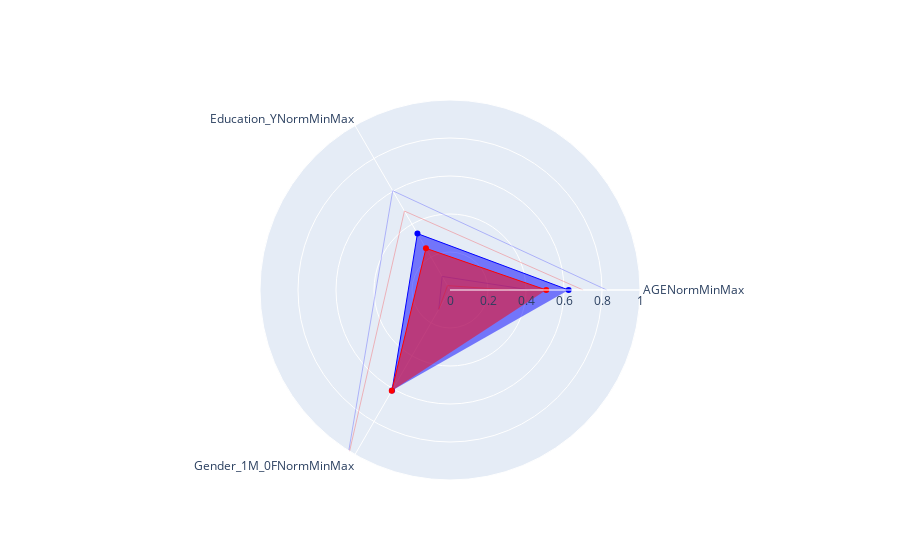

Notebook code cell kept with this figure:
### Code cell
fig = go.Figure()
moyDFT=DFT[var4CovNormMinMax].mean()#df_concat.loc[DFT.index,var4CorrNormMinMax].mean() #df_concat.loc[DFT.iloc[:,0],var4CorrNormZScore].mean()
stdDFT=DFT[var4CovNormMinMax].std()#df_concat.loc[DFT.index,var4CorrNormMinMax].std()
res1 = [x-y for x,y in zip(moyDFT,stdDFT)] 
res2 = [x+y for x,y in zip(moyDFT,stdDFT)] 

fig.add_trace(go.Scatterpolar(r=moyDFT,theta=var4CovNormMinMax,fill='toself',mode='lines+markers',name='DFT',line=dict(width=1, color='blue')))
fig.add_trace(go.Scatterpolar(r=res1,theta=var4CovNormMinMax,fill='none',mode='lines',showlegend=False,opacity=0.5,line=dict(width=0.5, color='blue')))
fig.add_trace(go.Scatterpolar(r=res2,theta=var4CovNormMinMax,fill='none',mode='lines',showlegend=False,opacity=0.5,line=dict(width=0.5, color='blue')))

moyTPP=TPP[var4CovNormMinMax].mean()
stdTPP=TPP[var4CovNormMinMax].std()
res1 = [x-y for x,y in zip(moyTPP,stdTPP)] 
res2 = [x+y for x,y in zip(moyTPP,stdTPP)] 

fig.add_trace(go.Scatterpolar(r=moyTPP,theta=var4CovNormMinMax,fill='toself',mode='lines+markers',name='TPP',line=dict(width=1, color='red')))
fig.add_trace(go.Scatterpolar(r=res1,theta=var4CovNormMinMax,fill='none',mode='lines',showlegend=False,opacity=0.5,line=dict(width=0.5, color='red')))
fig.add_trace(go.Scatterpolar(r=res2,theta=var4CovNormMinMax,fill='none',mode='lines',showlegend=False,opacity=0.5,line=dict(width=0.5, color='red')))

fig.update_layout(
  polar=dict(
    radialaxis=dict(
      visible=True,
      range=[0, 1]
    )),
  showlegend=False
)

fig.show()

### Figure 1 — Plotly figure (JSON) as saved in the notebook; plotly's stock layout.template omitted (floating-point values rounded to 4 significant figures)
{"data": [{"fill": "toself", "line": {"color": "blue", "width": 1}, "mode": "lines+markers", "name": "DFT", "r": [0.6244, 0.3429, 0.6102], "theta": ["AGENormMinMax", "Education_YNormMinMax", "Gender_1M_0FNormMinMax"], "type": "scatterpolar"}, {"fill": "none", "line": {"color": "blue", "width": 0.5}, "mode": "lines", "opacity": 0.5, "r": [0.4239, 0.0825, 0.1183], "showlegend": false, "theta": ["AGENormMinMax", "Education_YNormMinMax", "Gender_1M_0FNormMinMax"], "type": "scatterpolar"}, {"fill": "none", "line": {"color": "blue", "width": 0.5}, "mode": "lines", "opacity": 0.5, "r": [0.8249, 0.6033, 1.102], "showlegend": false, "theta": ["AGENormMinMax", "Education_YNormMinMax", "Gender_1M_0FNormMinMax"], "type": "scatterpolar"}, {"fill": "toself", "line": {"color": "red", "width": 1}, "mode": "lines+markers", "name": "TPP", "r": [0.5066, 0.2531, 0.6129], "theta": ["AGENormMinMax", "Education_YNormMinMax", "Gender_1M_0FNormMinMax"], "type": "scatterpolar"}, {"fill": "none", "line": {"color": "red", "width": 0.5}, "mode": "lines", "opacity": 0.5, "r": [0.3124, 0.02648, 0.1178], "showlegend": false, "theta": ["AGENormMinMax", "Education_YNormMinMax", "Gender_1M_0FNormMinMax"], "type": "scatterpolar"}, {"fill": "none", "line": {"color": "red", "width": 0.5}, "mode": "lines", "opacity": 0.5, "r": [0.7008, 0.4797, 1.108], "showlegend": false, "theta": ["AGENormMinMax", "Education_YNormMinMax", "Gender_1M_0FNormMinMax"], "type": "scatterpolar"}], "layout": {"autosize": true, "polar": {"angularaxis": {"type": "category"}, "radialaxis": {"autorange": false, "range": [0, 1], "type": "linear", "visible": true}}, "showlegend": false}}
